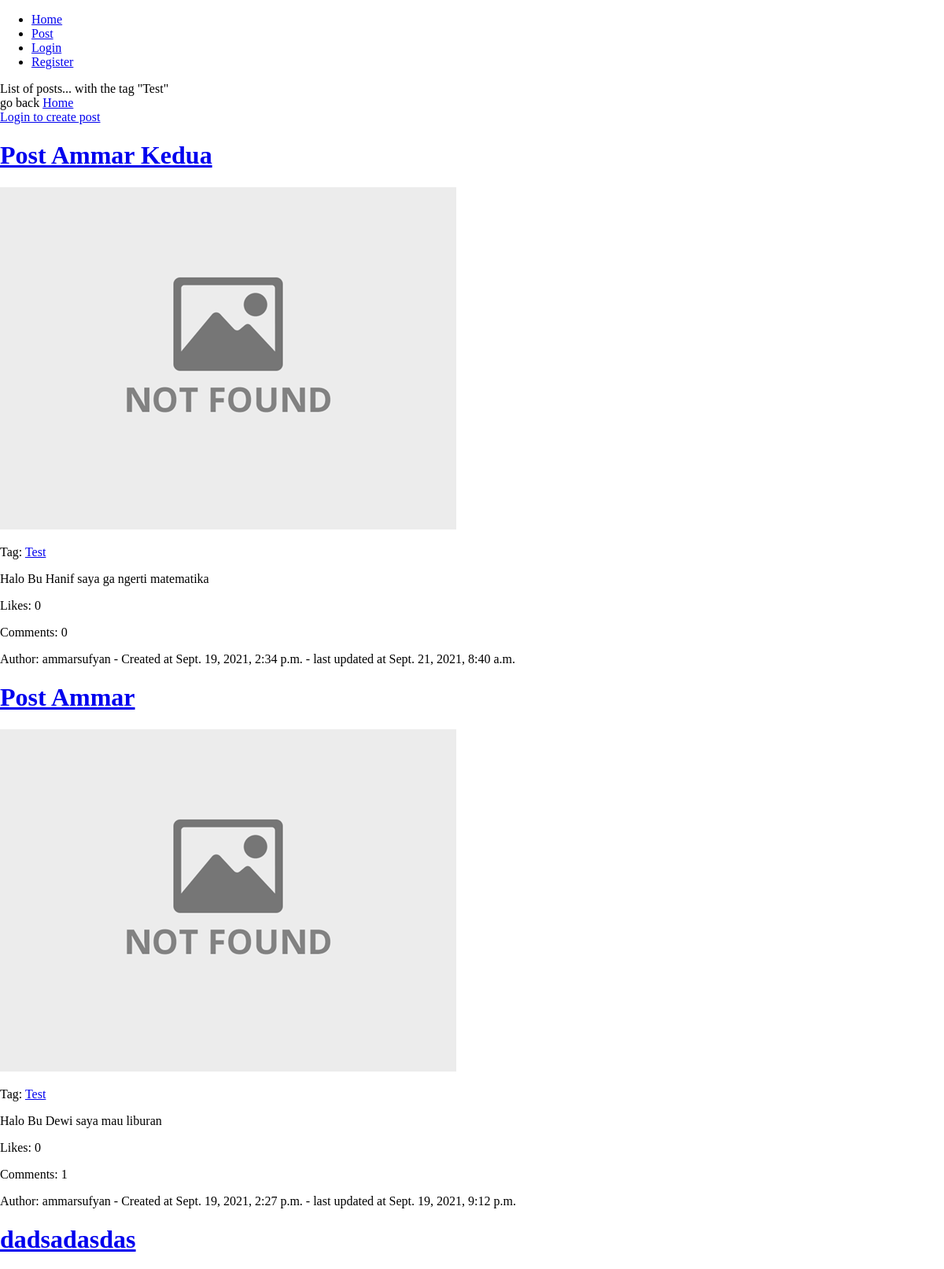
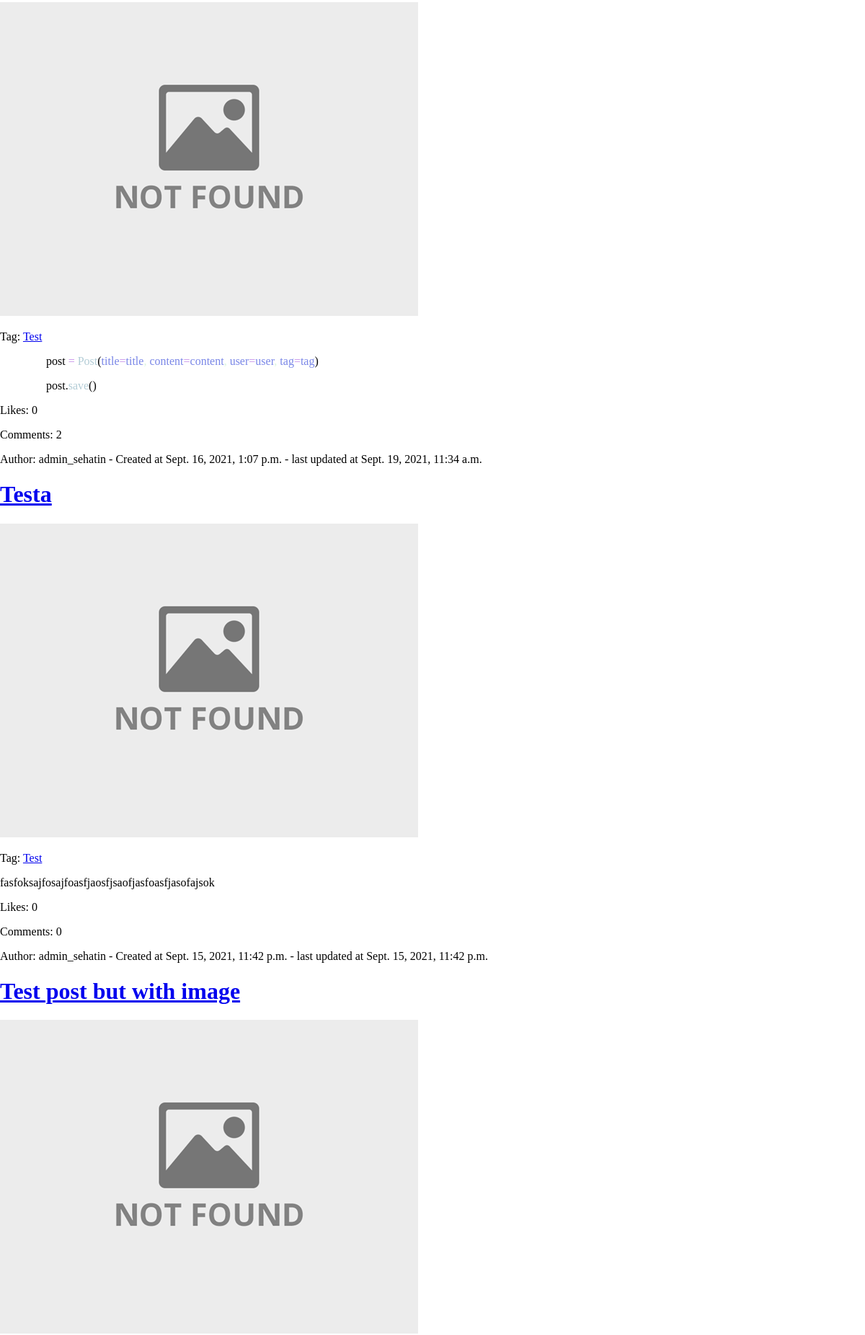
The page /post/tag/Test (upper part) on the database its author committed (2 pictures, top to bottom).
### sehat_in_webproject/models.py (models this page shows)
class Tag(models.Model): # Tag of a post, will be generated by admin only
    name = models.CharField(max_length=50)
    adminOnly = models.BooleanField(default=False)

class Post(models.Model): # Post
    id = models.AutoField(primary_key=True)
    title = models.CharField(max_length=200)
    content = models.TextField()
    thumbnail_url = models.CharField(max_length=200, blank=True, null=True)
    tag = models.ForeignKey(Tag, on_delete=models.CASCADE, null=True)
    created_at = models.DateTimeField(auto_now_add=True)
    updated_at = models.DateTimeField(auto_now=True)
    user = models.ForeignKey(User, on_delete=models.SET_NULL, null=True)
    likes = models.IntegerField(default=0)
    comments = models.IntegerField(default=0)
    post_Type = models.CharField(max_length=50, default='forum')

### sehat_in_webproject/views.py (the view)
# urls.py: path('post/tag/<str:tagName>', views.post_Tag, name='post/tag'),
def post_Tag(request, tagName):
    tag = Tag.objects.get(name=tagName.replace('-', ' '))
    if tag is not None:
        paginator = Paginator(Post.objects.filter(tag=tag).order_by('-created_at'), 25)
        page = request.GET.get('page')
        posts = paginator.get_page(page)
        return render(request, 'post/tag.html', {'posts': posts, 'tag': tag})
    else:
        raise Http404

### templates/post/tag.html (shortened to what this page needs)
<!DOCTYPE html>
<html lang="en">
{% load static %}
<head>
    <link rel="stylesheet" type="text/css" href="{% static 'css/style.css' %}">
</head>
<body>
    {% include 'templates/header.html' %}
    List of posts... with the tag "{{ tag.name }}"<br>
    go back <a href="/post">Home</a>
    <br>
    {% if user.is_authenticated %}
        <a class="button" href="/post/create">Create Post</a>
    {% else %}
        <a class="button" href="/auth/login">Login to create post</a>
    {% endif %}
    {% for post in posts %}
    <div class="post-lists" id="post-id-{{ post.id }}">
        <h1><a href="/post/{{ post.id }}">{{ post.title }}</a></h1>
        <div id="post-thumbnail">
            <img src="{% if post.thumbnail_url %}{{post.thumbnail_url}}{% else %}/static/img/no_image.png{% endif %}" onerror="this.onerror=null; this.src='/static/img/no_image.png'" alt="{{ post.title }}">
        </div>
        <p>Tag: <a href="/post/tag/{{ post.tag.name }}">{{ post.tag.name }}</a></p>
        {% autoescape off %}
        <p>{{ post.content }}</p>
        {% endautoescape %}
        <p> Likes: {{ post.likes }}</p>
        <p> Comments: {{ post.comments }}</p> <p>
        <p> Author: {% if post.user == null %}deleted{% else %}{{ post.user }}{% endif %} - Created at {{ post.created_at }} - last updated at {{ post.updated_at }}</p>
    </div>
    {% endfor %}
    Page {{ posts.number }} of {{ posts.paginator.num_pages }}<br>
</body>
</html>

### static/css/style.css (style rules this page uses)
html, body { width: 100%; height: 100%; background-attachment: fixed; background-repeat: no-repeat; background-size: cover; overflow-x: hidden; margin: 0px; scroll-behavior: smooth; }

### rows shown on the page
Tag: name "Test"
Post: title "Post Ammar Kedua", tag.name "Test", content "Halo Bu Hanif saya ga ngerti matematika", likes "0", comments "0", user "ammarsufyan", created_at "Sept. 19, 2021, 2:34 p.m.", updated_at "Sept. 21, 2021, 8:40 a.m."
Post: title "Post Ammar", tag.name "Test", content "Halo Bu Dewi saya mau liburan", likes "0", comments "1", user "ammarsufyan", created_at "Sept. 19, 2021, 2:27 p.m.", updated_at "Sept. 19, 2021, 9:12 p.m."
Post: title "dadsadasdas", tag.name "Test", content "post = Post ( title = title , content = content , user = user , tag = tag ) post. save ()", likes "0", comments "2", user "admin_sehatin", created_at "Sept. 16, 2021, 1:07 p.m.", updated_at "Sept. 19, 2021, 11:34 a.m."
Post: title "Testa", tag.name "Test", content "fasfoksajfosajfoasfjaosfjsaofjasfoasfjasofajsok", likes "0", comments "0", user "admin_sehatin", created_at "Sept. 15, 2021, 11:42 p.m.", updated_at "Sept. 15, 2021, 11:42 p.m."
Post: title "Test post but with image"
